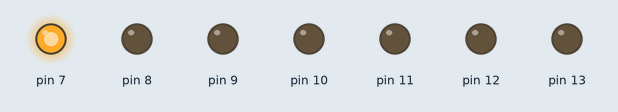
A sketch run on a simulated Arduino Uno, built with avr-gcc and run on an emulated ATmega328P. On the bench: output pins drawn as LEDs (lit = HIGH).

Above: at 0.1 s.
At 1.1 s:
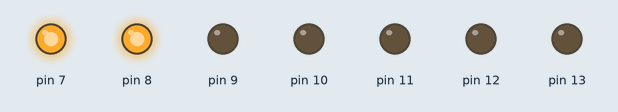
At 3.1 s:
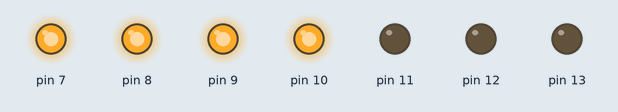
At 6.1 s:
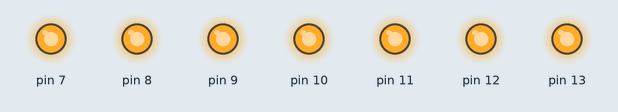
At 10.1 s:
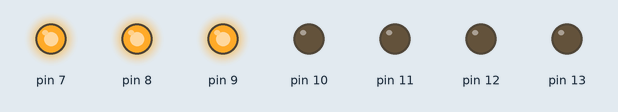
At 13.1 s:
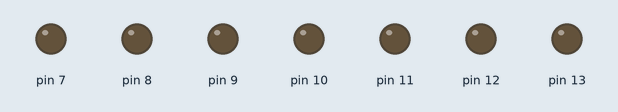
Timing chart, 0 to 14.6 s (numbered marks = the images above):
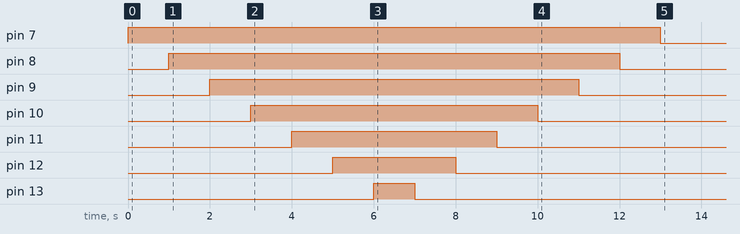

The sketch:

SSd.ino
```cpp
int pin;
void setup() {
for (pin=7;pin<=13;pin++) pinMode(pin,OUTPUT);
for (pin=7;pin<=13;pin++) {
  digitalWrite(pin,HIGH); delay(1000);
}

for (pin=13;pin>=7;pin--) {
  digitalWrite(pin,LOW); delay(1000);
}
}

void loop() {
  // put your main code here, to run repeatedly:

}
```
